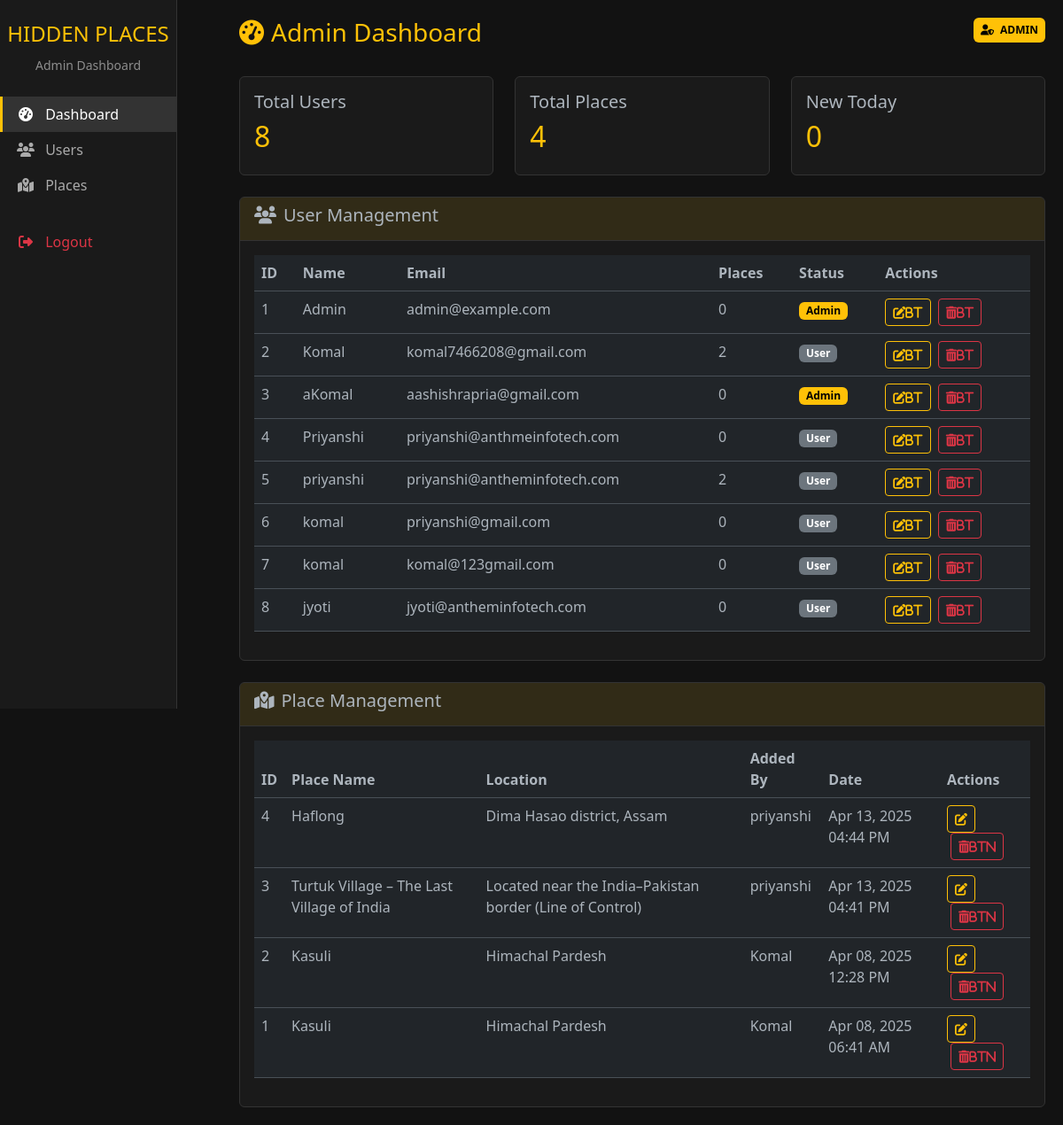
The app's page /admin/dashboard (signed in), older data.
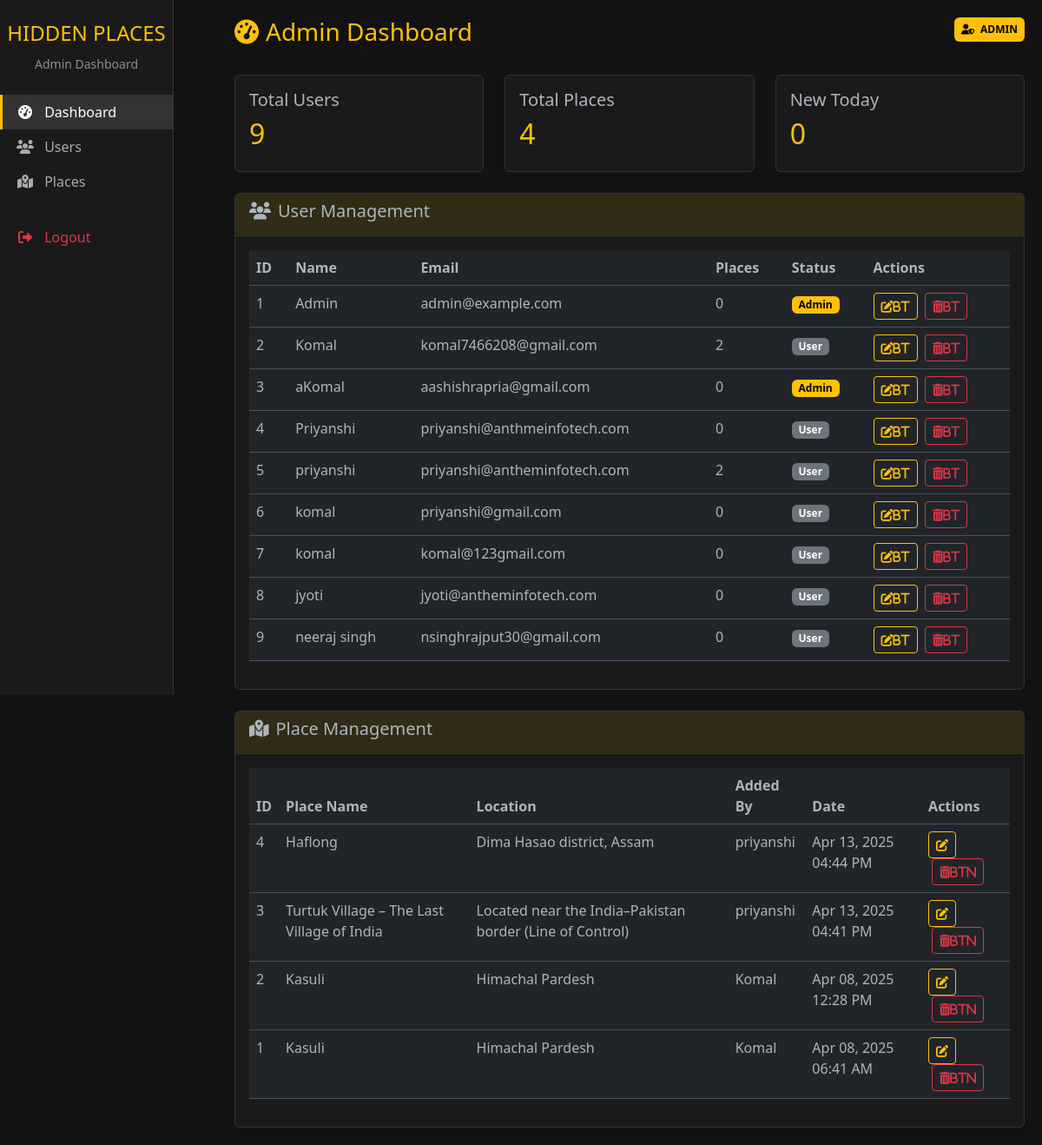
The same page, newer data.
### app.py (models this page shows)
class User(db.Model):
    id = db.Column(db.Integer, primary_key=True)
    email = db.Column(db.String(120), unique=True, nullable=False)
    first_name = db.Column(db.String(50), nullable=False)
    password = db.Column(db.String(200), nullable=False)
    is_admin = db.Column(db.Boolean, default=False)
    places = db.relationship('Place', backref='author', lazy=True)

class Place(db.Model):
    id = db.Column(db.Integer, primary_key=True)
    name = db.Column(db.String(100), nullable=False)
    location = db.Column(db.String(100), nullable=False)
    description = db.Column(db.Text, nullable=False)
    image = db.Column(db.String(100), nullable=False)
    best_time = db.Column(db.String(50))
    timestamp = db.Column(db.DateTime, default=datetime.utcnow)
    user_id = db.Column(db.Integer, db.ForeignKey('user.id'), nullable=False)

### app.py (the view)
@app.route('/admin/dashboard')
def admin_dashboard():
    if not session.get('is_admin'):
        flash("Admin access required", "danger")
        return redirect(url_for('login'))
    all_users = User.query.order_by(User.id).all()
    all_places = Place.query.order_by(Place.timestamp.desc()).all()
    today = datetime.utcnow().date()
    today_places = Place.query.filter(
        db.func.date(Place.timestamp) == today
    ).count()
    return render_template("admin_dashboard.html",
                         users=all_users,
                         places=all_places,
                         today_places=today_places)

### app.py (called while the page is built)
@app.template_filter('datetimeformat')
def datetimeformat(value, format='%b %d, %Y %I:%M %p'):
    return value.strftime(format)

@app.before_request
def check_admin_access():
    if request.path.startswith('/admin') and not request.endpoint == 'admin_login':
        if not session.get('is_admin'):
            flash("Admin access required", "danger")
            return redirect(url_for('login'))

### templates/admin_dashboard.html (shortened to what this page needs)
<!DOCTYPE html>
<html lang="en" data-bs-theme="dark">
<head>
    <link href="https://cdn.jsdelivr.net/npm/bootstrap@5.3.0/dist/css/bootstrap.min.css" rel="stylesheet">
    <link rel="stylesheet" href="https://cdnjs.cloudflare.com/ajax/libs/font-awesome/6.4.0/css/all.min.css">
</head>
<body>
    <div class="sidebar col-md-3 col-lg-2 d-md-block">
        <div class="text-center py-4">
            <h4 class="text-warning">HIDDEN PLACES</h4>
            <small class="text-white-50">Admin Dashboard</small>
        </div>
        <ul class="nav flex-column">
            <li class="nav-item">
                <a class="nav-link active" href="#">
                    <i class="fas fa-tachometer-alt"></i> Dashboard
                </a>
            </li>
            <li class="nav-item">
                <a class="nav-link" href="#users">
                    <i class="fas fa-users"></i> Users
                </a>
            </li>
            <li class="nav-item">
                <a class="nav-link" href="#places">
                    <i class="fas fa-map-marked-alt"></i> Places
                </a>
            </li>
            <li class="nav-item mt-4">
                <a class="nav-link text-danger" href="{{ url_for('logout') }}">
                    <i class="fas fa-sign-out-alt"></i> Logout
                </a>
            </li>
        </ul>
    </div>
    <div class="main-content">
        <div class="d-flex justify-content-between mb-4">
            <h3 class="text-warning">
                <i class="fas fa-tachometer-alt me-2"></i>Admin Dashboard
            </h3>
            <div class="text-end">
                <span class="badge badge-admin p-2">
                    <i class="fas fa-user-shield me-1"></i> ADMIN
                </span>
            </div>
        </div>
        <div class="row mb-4">
            <div class="col-md-4">
                <div class="card">
                    <div class="card-body">
                        <h5 class="card-title">Total Users</h5>
                        <h2 class="text-warning">{{ users|length }}</h2>
                    </div>
                </div>
            </div>
            <div class="col-md-4">
                <div class="card">
                    <div class="card-body">
                        <h5 class="card-title">Total Places</h5>
                        <h2 class="text-warning">{{ places|length }}</h2>
                    </div>
                </div>
            </div>
            <div class="col-md-4">
                <div class="card">
                    <div class="card-body">
                        <h5 class="card-title">New Today</h5>
                        <h2 class="text-warning">{{ today_places }}</h2>
                    </div>
                </div>
            </div>
        </div>
        <div class="card mb-4" id="users">
            <div class="card-header">
                <h5><i class="fas fa-users me-2"></i>User Management</h5>
            </div>
            <div class="card-body">
                <div class="table-responsive">
                    <table class="table table-hover">
                        <thead>
                            <tr>
                                <th>ID</th>
                                <th>Name</th>
                                <th>Email</th>
                                <th>Places</th>
                                <th>Status</th>
                                <th>Actions</th>
                            </tr>
                        </thead>
                        <tbody>
                            {% for user in users %}
                            <tr>
                                <td>{{ user.id }}</td>
                                <td>{{ user.first_name }}</td>
                                <td>{{ user.email }}</td>
                                <td>{{ user.places|length }}</td>
                                <td>
                                    {% if user.is_admin %}
                                        <span class="badge badge-admin">Admin</span>
                                    {% else %}
                                        <span class="badge bg-secondary">User</span>
                                    {% endif %}
                                </td>
                                <td>
                                    <button class="btn btn-sm btn-outline-warning">
                                        <i class="fas fa-edit">bt</i>
                                    </button>
                                    <button class="btn btn-sm btn-outline-danger ms-1">
                                        <i class="fas fa-trash-alt">bt</i>
                                    </button>
                                </td>
                            </tr>
                            {% endfor %}
                        </tbody>
                    </table>
                </div>
            </div>
        </div>
        <div class="card" id="places">
            <div class="card-header">
                <h5><i class="fas fa-map-marked-alt me-2"></i>Place Management</h5>
            </div>
            <div class="card-body">
                <div class="table-responsive">
                    <table class="table table-hover">
                        <thead>
                            <tr>
                                <th>ID</th>
                                <th>Place Name</th>
                                <th>Location</th>
                                <th>Added By</th>
                                <th>Date</th>
                                <th>Actions</th>
                            </tr>
                        </thead>
                        <tbody>
                            {% for place in places %}
                            <tr>
                                <td>{{ place.id }}</td>
                                <td>{{ place.name }}</td>
                                <td>{{ place.location }}</td>
                                <td>{{ place.author.first_name }}</td>
                                <td>{{ place.timestamp|datetimeformat }}</td>
                                <td>
                                    <a href="{{ url_for('edit_place', place_id=place.id) }}"
                                       class="btn btn-sm btn-outline-warning">
                                        <i class="fas fa-edit"></i>
                                    </a>
                                    <form action="{{ url_for('delete_place', place_id=place.id) }}"
                                          method="POST" style="display:inline;">
                                        <button type="submit" class="btn btn-sm btn-outline-danger ms-1">
                                            <i class="fas fa-trash-alt">btn</i>
                                        </button>
                                    </form>
                                </td>
                            </tr>
                            {% endfor %}
                        </tbody>
                    </table>
                </div>
            </div>
        </div>
    </div>
</body>
</html>

### templates/admin_dashboard.html (style rules this page uses)
:root { --dark-bg: #1a1a1a; --darker-bg: #121212; --yellow-accent: #ffc107; }
body { background: var(--darker-bg); color: #e0e0e0; }
.sidebar { background: var(--dark-bg); border-right: 1px solid #333; height: 100vh; position: fixed; }
.nav-link { color: #aaa; border-left: 3px solid transparent; }
.nav-link:hover, .nav-link.active { color: white; background: #333; border-left: 3px solid var(--yellow-accent); }
.nav-link i { width: 20px; text-align: center; margin-right: 8px; }
.card { background: var(--dark-bg); border: 1px solid #333; }
.card-header { border-bottom: 1px solid #333; background: rgba(255, 193, 7, 0.1); }
.table { color: #e0e0e0; }
.badge-admin { background: var(--yellow-accent); color: #000; }
.main-content { margin-left: 250px; padding: 20px; }

Row changes from the older to the newer data that the page shows:
added User: id "9", first_name "neeraj singh", email "nsinghrajput30@gmail.com", places|length "0", is_admin "User"
Text that changed along with them:
{{ users|length }}: "8" → "9"
